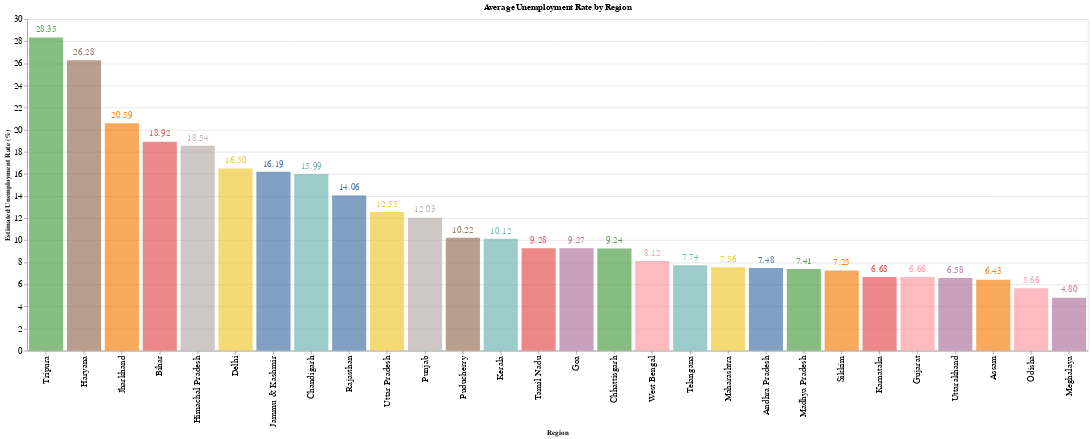

The code cell stored with this chart in its notebook:
### Markdown cell above
**BAR PLOT SHOWING MEAN OF ESTIMATED UNEMPLOYMENT RATE REGION BY REGION**

### Code cell
import altair as alt
# Group data by region and calculate mean unemployment rate
mean_unemployment_by_region = df.groupby('Region')['Estimated Unemployment Rate (%)'].mean().reset_index()

# Create the bar chart
bars = alt.Chart(mean_unemployment_by_region).mark_bar(opacity=0.7).encode(
    x=alt.X('Region', title='Region', sort='-y'),
    y=alt.Y('Estimated Unemployment Rate (%)', title='Estimated Unemployment Rate (%)'),
    color=alt.Color('Region', legend=None),
    tooltip=['Region', alt.Tooltip('Estimated Unemployment Rate (%)', title='Mean Unemployment Rate')]).properties(title='Average Unemployment Rate by Region',
    width=1600,
    height=500)

# Add annotations for mean values
annotations = bars.mark_text(align='center', baseline='bottom', dy=-5).encode(
    text=alt.Text('Estimated Unemployment Rate (%):Q', format='.2f'),size=alt.value(14)
)

# Combine the bars and annotations
chart = (bars + annotations)

# Show the chart
chart.configure(background='white').interactive().configure_axis(labelFontSize=14)

### Figure 1 — Vega-Lite specification as saved in the notebook (floating-point values rounded to 4 significant figures)
{"config": {"view": {"continuousWidth": 400, "continuousHeight": 300}, "axis": {"labelFontSize": 14}, "background": "white"}, "layer": [{"mark": {"type": "bar", "opacity": 0.7}, "encoding": {"color": {"field": "Region", "legend": null, "type": "nominal"}, "tooltip": [{"field": "Region", "type": "nominal"}, {"field": "Estimated Unemployment Rate (%)", "title": "Mean Unemployment Rate", "type": "quantitative"}], "x": {"field": "Region", "sort": "-y", "title": "Region", "type": "nominal"}, "y": {"field": "Estimated Unemployment Rate (%)", "title": "Estimated Unemployment Rate (%)", "type": "quantitative"}}, "height": 500, "selection": {"selector001": {"type": "interval", "bind": "scales", "encodings": ["x", "y"]}}, "title": "Average Unemployment Rate by Region", "width": 1600}, {"mark": {"type": "text", "align": "center", "baseline": "bottom", "dy": -5}, "encoding": {"color": {"field": "Region", "legend": null, "type": "nominal"}, "size": {"value": 14}, "text": {"field": "Estimated Unemployment Rate (%)", "format": ".2f", "type": "quantitative"}, "tooltip": [{"field": "Region", "type": "nominal"}, {"field": "Estimated Unemployment Rate (%)", "title": "Mean Unemployment Rate", "type": "quantitative"}], "x": {"field": "Region", "sort": "-y", "title": "Region", "type": "nominal"}, "y": {"field": "Estimated Unemployment Rate (%)", "title": "Estimated Unemployment Rate (%)", "type": "quantitative"}}, "height": 500, "title": "Average Unemployment Rate by Region", "width": 1600}], "data": {"name": "data-499bf922434318735a7a02a2ccfaa565"}, "$schema": "https://vega.github.io/schema/vega-lite/v4.17.0.json", "datasets": {"data-499bf922434318735a7a02a2ccfaa565": [{"Region": "Andhra Pradesh", "Estimated Unemployment Rate (%)": 7.477}, {"Region": "Assam", "Estimated Unemployment Rate (%)": 6.428}, {"Region": "Bihar", "Estimated Unemployment Rate (%)": 18.92}, {"Region": "Chandigarh", "Estimated Unemployment Rate (%)": 15.99}, {"Region": "Chhattisgarh", "Estimated Unemployment Rate (%)": 9.24}, {"Region": "Delhi", "Estimated Unemployment Rate (%)": 16.5}, {"Region": "Goa", "Estimated Unemployment Rate (%)": 9.274}, {"Region": "Gujarat", "Estimated Unemployment Rate (%)": 6.664}, {"Region": "Haryana", "Estimated Unemployment Rate (%)": 26.28}, {"Region": "Himachal Pradesh", "Estimated Unemployment Rate (%)": 18.54}, {"Region": "Jammu & Kashmir", "Estimated Unemployment Rate (%)": 16.19}, {"Region": "Jharkhand", "Estimated Unemployment Rate (%)": 20.59}, {"Region": "Karnataka", "Estimated Unemployment Rate (%)": 6.676}, {"Region": "Kerala", "Estimated Unemployment Rate (%)": 10.12}, {"Region": "Madhya Pradesh", "Estimated Unemployment Rate (%)": 7.406}, {"Region": "Maharashtra", "Estimated Unemployment Rate (%)": 7.558}, {"Region": "Meghalaya", "Estimated Unemployment Rate (%)": 4.799}, {"Region": "Odisha", "Estimated Unemployment Rate (%)": 5.658}, {"Region": "Puducherry", "Estimated Unemployment Rate (%)": 10.22}, {"Region": "Punjab", "Estimated Unemployment Rate (%)": 12.03}, {"Region": "Rajasthan", "Estimated Unemployment Rate (%)": 14.06}, {"Region": "Sikkim", "Estimated Unemployment Rate (%)": 7.249}, {"Region": "Tamil Nadu", "Estimated Unemployment Rate (%)": 9.284}, {"Region": "Telangana", "Estimated Unemployment Rate (%)": 7.738}, {"Region": "Tripura", "Estimated Unemployment Rate (%)": 28.35}, {"Region": "Uttar Pradesh", "Estimated Unemployment Rate (%)": 12.55}, {"Region": "Uttarakhand", "Estimated Unemployment Rate (%)": 6.583}, {"Region": "West Bengal", "Estimated Unemployment Rate (%)": 8.125}]}}
